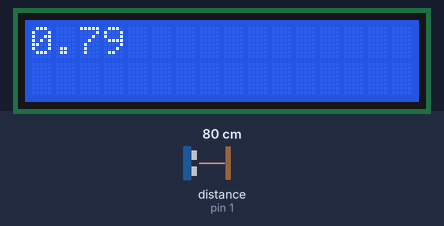
This sketch was run on a simulated Arduino Uno, built with avr-gcc and run on an emulated ATmega328P. Shown: 16×2 character LCD. Wiring (inferred from the names in the program): ultrasonic range finder: trigger pin 0; echo pin 1. The inputs (shaded band) are chosen by the test bench; at power-on: distance to the obstacle (sensor on pin 1) 80 cm. The echo pulse lasts 58.3 µs per cm.

Above: at 1.2 s.
1.3 s: distance to the obstacle (sensor on pin 1) set to 35 cm
At 2.0 s:
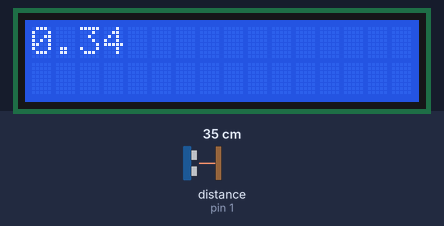
3.1 s: distance to the obstacle (sensor on pin 1) set to 2 cm
At 3.8 s:
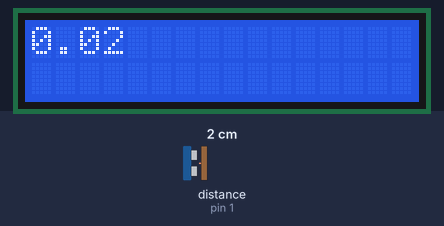
4.6 s: distance to the obstacle (sensor on pin 1) set to 4 cm
At 6.0 s:
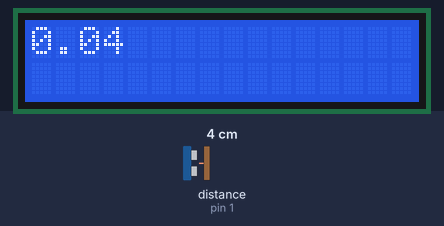
Timing chart, 0 to 7.6 s (numbered marks = the images above; inputs shaded):
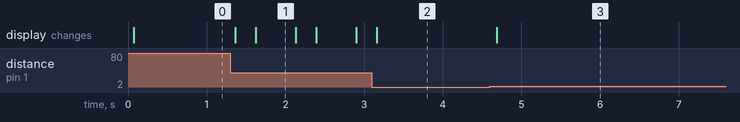

The sketch:

ultrasonic.ino
```cpp
#include <LiquidCrystal.h>

const int trig = 0;
const int echo = 1;

LiquidCrystal lcd(2, 4, 5, 6, A2, A1);

void setup() {
  pinMode(trig, OUTPUT);
  pinMode(echo, INPUT);

  lcd.begin(16, 2);
}

void loop() {
  digitalWrite(trig, HIGH);
  delay(1);
  digitalWrite(trig, LOW);

  unsigned long t = pulseIn(echo, HIGH);

  if (t) {
    lcd.home();
    lcd.print(340 * t/1e6 / 2);
  }

  delay(250);
}
```

Measured:
- after the input at 1.3 s, the display: first changes after 0.06 s (image 1 shows a later state)
- after the input at 3.1 s, the display: changes after 0.06 s (image 2)
- after the input at 4.6 s, the display: changes after 0.09 s (image 3)
- what the display in image 1 shows lasts 0.5 s, from 1.6 s to 2.1 s
